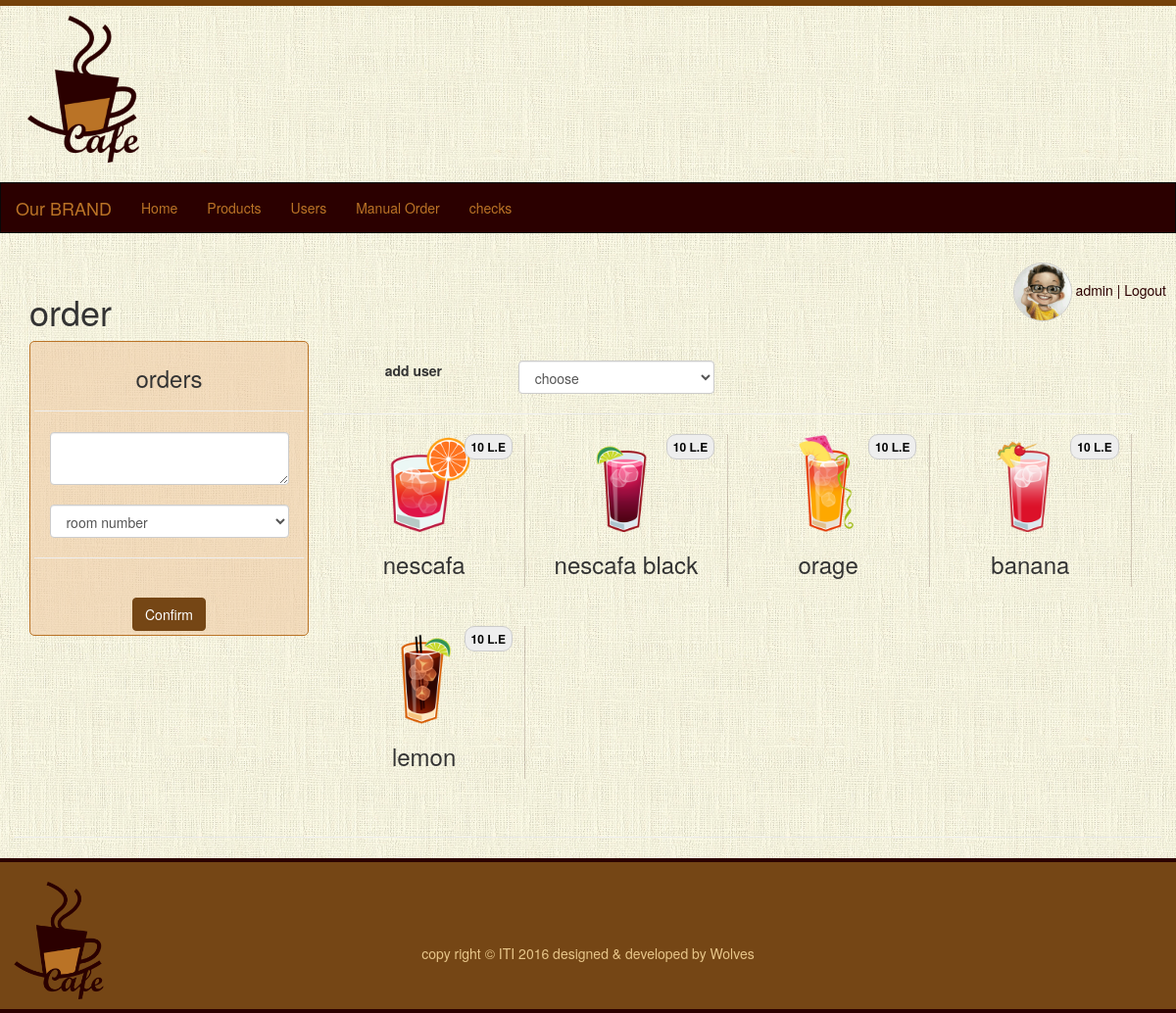
The page /order-admin.php (signed in) on the database its author committed.
### tables this page shows
CREATE TABLE IF NOT EXISTS `users` (
  `user_id` int(12) NOT NULL,
  `name` varchar(200) DEFAULT NULL,
  `email` varchar(200) DEFAULT NULL,
  `password` varchar(100) DEFAULT NULL,
  `room_no` int(12) DEFAULT NULL,
  `image` varchar(200) DEFAULT NULL,
  `user_type` varchar(200) NOT NULL,
  `ext` varchar(200) NOT NULL,
  `status` varchar(50) NOT NULL DEFAULT 'active'
);

CREATE TABLE IF NOT EXISTS `products` (
  `product_id` int(12) NOT NULL,
  `product_name` varchar(200) DEFAULT NULL,
  `product_price` float DEFAULT NULL,
  `category_id` int(12) DEFAULT NULL,
  `status` enum('available','unavailable') DEFAULT NULL,
  `display` enum('yes','no') DEFAULT NULL,
  `image` varchar(200) DEFAULT NULL
);

### include/classes_header.php (called while the page is built, shortened)
<?php
   include __DIR__."/dblib.php";
   include __DIR__."/shared_classes.php";
   $shared = new sharedmethods();
?>

### include/shared_classes.php (called while the page is built, shortened)
<?php
class sharedmethods{
	 function getUserData($id){
	    $data=array();
		$res=$GLOBALS['db']->select("users",$data,"user_id='{$id}'");
        if(empty($res)){
	           	return 0;
	        }else{
	            return $res;
	        }
	 }
	 function selectUsers(){
	    $data=[];
		$res=$GLOBALS['db']->select("users",$data,"user_type!='admin' And status='active'");
		return $res;
	 }
}
?>

### include/dblib.php (called while the page is built, shortened)
<?php
require_once(__DIR__.'/dbconn.php');
class dbmethods {
    private $link = null;
    public function __construct() {
        $this->db = Database::getInstance();
        $this->link = $this->db->getConnection();
    }
    public function select($table, $outFields = array(), $condition = "") {
        $outFieldsSql = "";
        $data = array();
        if (empty($outFields)) {
            $outFieldsSql = "*";
        } else {
            $outFieldsSql = implode($outFields, " , ");
        }
        if ($condition == "")
            $condition = "'1' = '1'";
        $sql = "SELECT " . $outFieldsSql . " FROM " . $table . " WHERE " . $condition;
        $result = mysqli_query($this->link, $sql);
        if ($result) {
            while ($row = mysqli_fetch_array($result)) {
                $data[] = $row;
            }
        }
        return $data;
    }
}
?>

### include/dbconn.php (called while the page is built, shortened)
<?php
class Database {
	private $_connection;
	private static $_instance;
	private $_host = "localhost";
	private $_username = "adminb745Saf";
	private $_password = "WCRaGCet71TQ";
	private $_database = "cafeteria";
	public static function getInstance() {
		if(!self::$_instance) {
			self::$_instance = new self();
		}
		return self::$_instance;
	}
	private function __construct() {
		$this->_connection = new mysqli($this->_host, $this->_username,
			$this->_password, $this->_database);
	}
	public function getConnection() {
		return $this->_connection;
	}
}
?>

### include/proudct_class.php (called while the page is built, shortened)
<?php
class ProudctDB{
	function selectProducts(){
	  $query=$GLOBALS['db']->select("products","","display='yes' AND status= 'available'");
      return $query;
	}
}
?>

### order-admin.php (the view, shortened to what this page needs)
<?php include("include/header.php"); ?>
<div class="container page-header " style="min-height:400px;" >
  <h1 class="text-left">order </h1>
  <?php if($_SESSION['usertype']=='admin'){ ?>
  <?php
      $data=$order->selectProducts() ;
      $users=$shared->selectUsers();
   ?>
  <div class="col-md-3 col-sm-6 col-xs-12  pull-left left_order text-center">
     <h3>orders</h3>
     <hr/>
     <form id="send_user_order" method="post">
       <ul id="orders" class="col-md-12 col-sm-12 col-xs-12"></ul>
       <div class="row">
         <textarea class="nodes form-control" name="nodes"></textarea><br/>
       </div>
       <div class="row">
       <select class="form-control" name="room_number" id="room_number">
         <option value="">room number</option>
       </select>
       </div>
      <hr/>
      <input type="button" class="btn btn-primary" name="confirm" value="Confirm" onclick="sendOrder()" id="button"/>
    </form>
  </div>
  <div class="col-md-9 col-sm-6 col-xs-12 pull-right right_order">
    <div class="row">
  <div class="form-group">
  <br>
      <label class="col-md-3 col-xs-3">add user</label>
      <select class="form-control col-md-3 col-xs-6" name="user_id" id="user_id" style="width:200px;">
          <option value="">choose</option>
         </select>
     </div></div>
     <hr/>
    <?php
      foreach ($data as $prod) {
     ?>
      <div class="col-md-3 col-xs-6 prod" data="<?php echo $prod['product_name'] ;?>" id="prod_<?php echo $prod['product_id'] ;?>" onclick="addproduct(<?php echo $prod['product_id'] ;?>)">
           <span class="badge" id="price_<?php echo $prod['product_id'] ;?>" data="<?php echo $prod['product_price'] ;?>"><?php echo $prod['product_price'] ;?> L.E </span>
           <img src="uploads/<?php echo $prod['image'] ;?>" />
           <h3><?php echo $prod['product_name'] ;?></h3>
      </div>
     <?php } ?>
  </div>
  <p class="clearfix"></p>
 <?php }else{echo "you dont have permission to this page";} ?>
</div>
<?php include("include/footer.php"); ?>

### include/header.php (shortened to what this page needs)
<?php
   include "include/classes_header.php";
?>
<!DOCTYPE html>
<html lang="en">
<head>
    <link rel="stylesheet" href="Assets/css/bootstrap.css">
    <link rel="stylesheet" href="Assets/css/style.css" />
    <link rel="stylesheet" href="Assets/font-awesome-4.5.0/css/font-awesome.css">
    <link rel="stylesheet" href="//code.jquery.com/ui/1.11.4/themes/smoothness/jquery-ui.css">
</head>
<body>
<div class="container-fluid text-center">
<img src="Assets/img/logo.png" class="logo pull-left">
<p class="clearfix"></p>
<?php
 $user=$shared->getUserData($_SESSION['user_id']);
 ?>
<nav class="navbar navbar-inverse" >
		<div class="navbar-header"><a class="navbar-brand" href="#">Our BRAND</a></div>
		<div class="navbar-collapse collapse">
		  <?php if($_SESSION['usertype']=='admin'){ ?>
			<ul class="nav navbar-nav">
				<li><a href="index.php">Home</a></li>
				<li><a href="all-products.php">Products</a></li>
				<li><a href="all-users.php">Users</a></li>
				<li><a href="order-admin.php">Manual Order</a></li>
				<li><a href="checks.php">checks</a></li>
    		</ul>
    	  <?php } ?>
		</div>
</nav>
<div class="user_data pull-right">
	<img src="uploads/<?php echo $user[0]['image'] ;?>" alt=''/>
	<a href=""><?php echo $user[0]['name'] ;?></a>
	<a href="logout.php"> | Logout</a>
</div>

### Assets/css/style.css (style rules this page uses)
body { background: url(../img/bg.jpg) ; border-top: solid 6px #75420A; }
body .navbar { border-radius: 0px; }
.user_data { margin: 10px; }
.user_data img { width: 60px; height: 60px; border-radius: 5px; border:solid 1px #ccc; border-radius: 100%; }
.left_order { border: solid 1px #BA7326; border-radius: 5px; padding: 4px; min-height: 200px; background: rgba(239, 202, 162, 0.58); }
.right_order img,.prod img { width:100px; height: 100px; border-radius: 5px; }
.right_order .prod { cursor: pointer; position: relative; }
.prod .badge { position: absolute; background: #eee; color: #000; border: solid 1px #ccc; right: 6%; top: 0%; padding: 6px; }
.prod { margin-bottom: 40px; border-right: solid 1px rgba(43, 0, 0, 0.18); text-align: center; }
.left_order select,.left_order textarea { width:80%; margin: 0 auto; }
#orders { padding: 0px; margin: 0px; }
.logo { width: 150px; margin: 10px; }
.btn-primary { background-color: #754615; border-color: #754615; margin-top: 20px; }
.container-fluid { padding-right: 0px; padding-left: 0px; }
.navbar-inverse { background-color: #2B0000; }
.navbar-inverse .navbar-nav > li > a { color: #BA7326; }
.navbar-inverse .navbar-brand { color: #BA7326; }
a { color: #2B0000; text-decoration: none; }

### rows shown on the page
users: image (picture), name "admin"
products: product_price "10", image (picture), product_name "nescafa"
products: product_price "10", image (picture), product_name "nescafa black"
products: product_price "10", image (picture), product_name "orage"
products: product_price "10", image (picture), product_name "banana"
products: product_price "10", image (picture), product_name "lemon"
